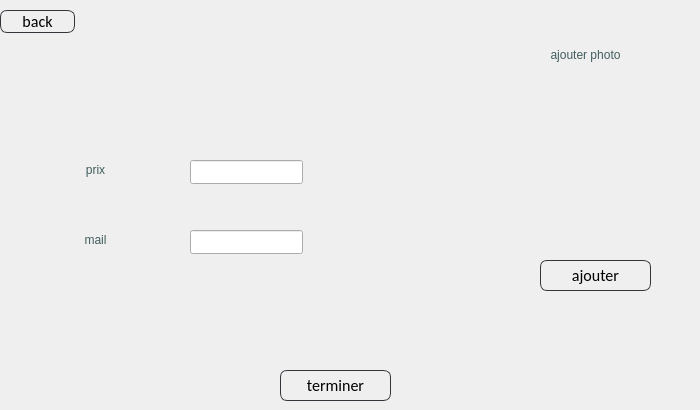
          <widget class="QWidget" name="page_15">
           <widget class="QLabel" name="label_69">
            <property name="geometry">
             <rect>
              <x>500</x>
              <y>80</y>
              <width>191</width>
              <height>161</height>
             </rect>
            </property>
            <property name="styleSheet">
             <string notr="true"/>
            </property>
            <property name="text">
             <string/>
            </property>
           </widget>
           <widget class="QPushButton" name="ajoutSalle_7">
            <property name="geometry">
             <rect>
              <x>280</x>
              <y>370</y>
              <width>111</width>
              <height>31</height>
             </rect>
            </property>
            <property name="styleSheet">
             <string notr="true">
QPushButton
{
	background: transparent;
	border-style:solid;
	border-radius:7px;
	border-width:1px;
border-color: rgb(50, 53, 57);
	color:rgb(0,0,0);
	font-size:16px;
font-family:Calibri;
}

QPushButton:hover
{
	background-color: #00000000;
	border-color: rgb(30, 227, 0);
	/*color:rgb(30, 227, 0);*/
}

QPushButton:focus
{
	background-color:  rgb(30, 227, 0);
	border-color: rgba(30, 227, 0,0);
	color:rgb(255, 255, 255);
}
</string>
            </property>
            <property name="text">
             <string>terminer</string>
            </property>
           </widget>
           <widget class="QLabel" name="label_70">
            <property name="geometry">
             <rect>
              <x>50</x>
              <y>150</y>
              <width>91</width>
              <height>41</height>
             </rect>
            </property>
            <property name="toolTip">
             <string>&lt;html&gt;&lt;head/&gt;&lt;body&gt;&lt;p align=&quot;center&quot;&gt;nom&lt;/p&gt;&lt;/body&gt;&lt;/html&gt;</string>
            </property>
            <property name="styleSheet">
             <string notr="true">color:rgb(65, 93, 92);

font: 13pt &quot;Allura&quot;;
background: transparent;
</string>
            </property>
            <property name="text">
             <string>&lt;html&gt;&lt;head/&gt;&lt;body&gt;&lt;p align=&quot;center&quot;&gt;prix&lt;/p&gt;&lt;/body&gt;&lt;/html&gt;</string>
            </property>
           </widget>
           <widget class="QLabel" name="label_71">
            <property name="geometry">
             <rect>
              <x>520</x>
              <y>40</y>
              <width>131</width>
              <height>31</height>
             </rect>
            </property>
            <property name="toolTip">
             <string>&lt;html&gt;&lt;head/&gt;&lt;body&gt;&lt;p align=&quot;center&quot;&gt;nom&lt;/p&gt;&lt;/body&gt;&lt;/html&gt;</string>
            </property>
            <property name="styleSheet">
             <string notr="true">color:rgb(65, 93, 92);

font: 13pt &quot;Allura&quot;;
background: transparent;
</string>
            </property>
            <property name="text">
             <string>&lt;html&gt;&lt;head/&gt;&lt;body&gt;&lt;p align=&quot;center&quot;&gt;ajouter photo&lt;/p&gt;&lt;/body&gt;&lt;/html&gt;</string>
            </property>
           </widget>
           <widget class="QLineEdit" name="lineEdit_34">
            <property name="geometry">
             <rect>
              <x>190</x>
              <y>230</y>
              <width>113</width>
              <height>24</height>
             </rect>
            </property>
           </widget>
           <widget class="QLabel" name="label_72">
            <property name="geometry">
             <rect>
              <x>50</x>
              <y>220</y>
              <width>91</width>
              <height>41</height>
             </rect>
            </property>
            <property name="toolTip">
             <string>&lt;html&gt;&lt;head/&gt;&lt;body&gt;&lt;p align=&quot;center&quot;&gt;nom&lt;/p&gt;&lt;/body&gt;&lt;/html&gt;</string>
            </property>
            <property name="styleSheet">
             <string notr="true">color:rgb(65, 93, 92);

font: 13pt &quot;Allura&quot;;
background: transparent;
</string>
            </property>
            <property name="text">
             <string>&lt;html&gt;&lt;head/&gt;&lt;body&gt;&lt;p align=&quot;center&quot;&gt;mail&lt;/p&gt;&lt;/body&gt;&lt;/html&gt;</string>
            </property>
           </widget>
           <widget class="QLineEdit" name="lineEdit_35">
            <property name="geometry">
             <rect>
              <x>190</x>
              <y>160</y>
              <width>113</width>
              <height>24</height>
             </rect>
            </property>
           </widget>
           <widget class="QPushButton" name="ajoutImage_7">
            <property name="geometry">
             <rect>
              <x>540</x>
              <y>260</y>
              <width>111</width>
              <height>31</height>
             </rect>
            </property>
            <property name="styleSheet">
             <string notr="true">
QPushButton
{
	background: transparent;
	border-style:solid;
	border-radius:7px;
	border-width:1px;
border-color: rgb(50, 53, 57);
	color:rgb(0,0,0);
	font-size:16px;
font-family:Calibri;
}

QPushButton:hover
{
	background-color: #00000000;
	border-color: rgb(30, 227, 0);
	/*color:rgb(30, 227, 0);*/
}

QPushButton:focus
{
	background-color:  rgb(30, 227, 0);
	border-color: rgba(30, 227, 0,0);
	color:rgb(255, 255, 255);
}
</string>
            </property>
            <property name="text">
             <string>ajouter</string>
            </property>
           </widget>
           <widget class="QPushButton" name="pushButton_50">
            <property name="geometry">
             <rect>
              <x>0</x>
              <y>10</y>
              <width>75</width>
              <height>23</height>
             </rect>
            </property>
            <property name="styleSheet">
             <string notr="true">
QPushButton
{
	background: transparent;
	border-style:solid;
	border-radius:7px;
	border-width:1px;
border-color: rgb(50, 53, 57);
	color:rgb(0,0,0);
	font-size:16px;
font-family:Calibri;
}

QPushButton:hover
{
	background-color: #00000000;
	border-color: rgb(30, 227, 0);
	/*color:rgb(30, 227, 0);*/
}

QPushButton:focus
{
	background-color:  rgb(30, 227, 0);
	border-color: rgba(30, 227, 0,0);
	color:rgb(255, 255, 255);
}
</string>
            </property>
            <property name="text">
             <string>back</string>
            </property>
           </widget>
          </widget>
